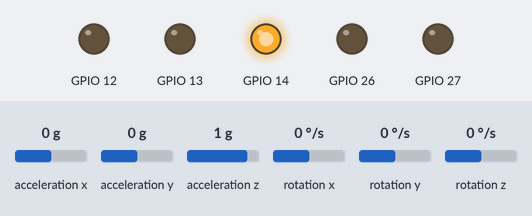
A sketch run on a simulated ESP32. Shown: output pins drawn as LEDs (lit = HIGH). The test bench sets the inputs (shaded band); at power-on: acceleration y 0 g, acceleration x 0 g, acceleration z 1 g, rotation x 0 °/s, rotation y 0 °/s, rotation z 0 °/s. What the sketch prints to the serial monitor is not drawn.

Above: at 4.2 s.
4.3 s: acceleration y set to -1.4 g
At 5.5 s:
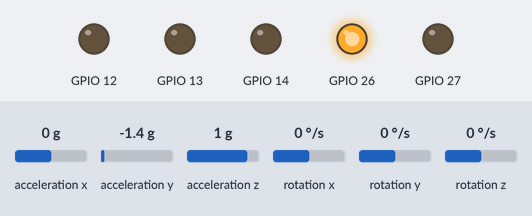
5.8 s: acceleration y set to 0.8 g
At 6.5 s:
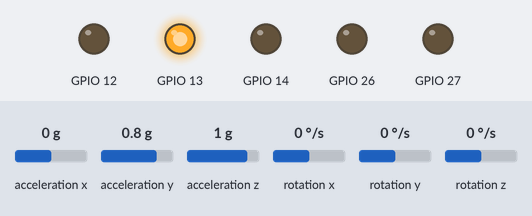
7.3 s: acceleration y set to -0.8 g
At 7.8 s:
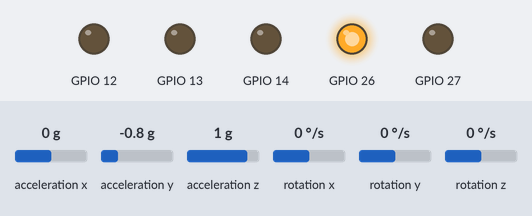
8.8 s: acceleration y set to 0 g
At 10.0 s:
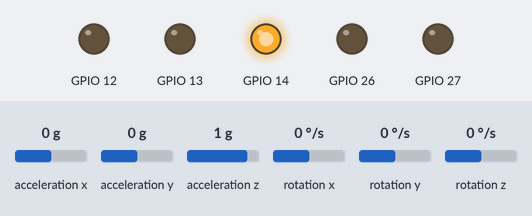
Timing chart, 0 to 11.3 s (numbered marks = the images above; inputs shaded):
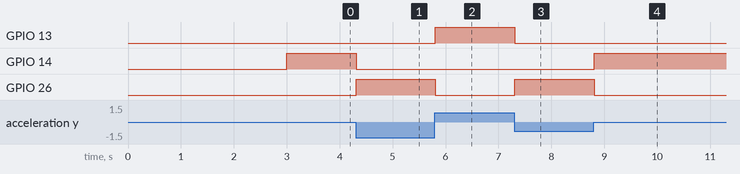

The sketch:

spirit_level.ino
```cpp
// ESP32 Spirit Level
#include <MPU6050_tockn.h>
#include <Wire.h>

MPU6050 mpu6050(Wire);

const int LED_PINS[] {26, 27, 14, 12, 13};
constexpr int LED_COUNT {sizeof(LED_PINS) / sizeof(int)};

float lightPosition {0.0f};
float offset {0.0f};
float brightDistance {0.5f};
float factor {0.2f};

int calculatePwm(float position, float light)
{
  float distance {abs(position - light)};
  return constrain(static_cast<int>((-255.0f / brightDistance) * distance + 255.0f), 0, 255);
}

void setup()
{
  Serial.begin(115200);

  for (int i {0}; i < LED_COUNT; ++i) {
    pinMode(LED_PINS[i], OUTPUT);
  }

  Wire.begin(21, 22);
  mpu6050.begin();

  Serial.println("Calibrating... Keep steady.");
  mpu6050.calcGyroOffsets(false);

  mpu6050.update();
  offset = (LED_COUNT - 1.0f) / 2.0f - mpu6050.getAngleX() * factor;
}

void loop()
{
  static unsigned long previous_time_micros {0};
  unsigned long current_time_micros {micros()};
  float delta_time {(current_time_micros - previous_time_micros) / 1000000.0f};
  previous_time_micros = current_time_micros;

  mpu6050.update();

  float xAngle {mpu6050.getAngleX() * factor};

  lightPosition = xAngle + offset;
  lightPosition = constrain(lightPosition, 0.0f, static_cast<float>(LED_COUNT - 1.0f));

  for (int i {0}; i < LED_COUNT; ++i) {
    analogWrite(LED_PINS[i], calculatePwm(static_cast<float>(i), lightPosition));
  }

  delay(10);
}
```

Measured:
- after the input at 4.3 s, GPIO 14: HIGH → LOW at once; GPIO 26: LOW → HIGH at once
- after the input at 5.8 s, GPIO 13: LOW → HIGH at once; GPIO 26: HIGH → LOW at once
- after the input at 7.3 s, GPIO 13: HIGH → LOW at once; GPIO 26: LOW → HIGH at once
- after the input at 8.8 s, GPIO 14: LOW → HIGH at once; GPIO 26: HIGH → LOW at once
